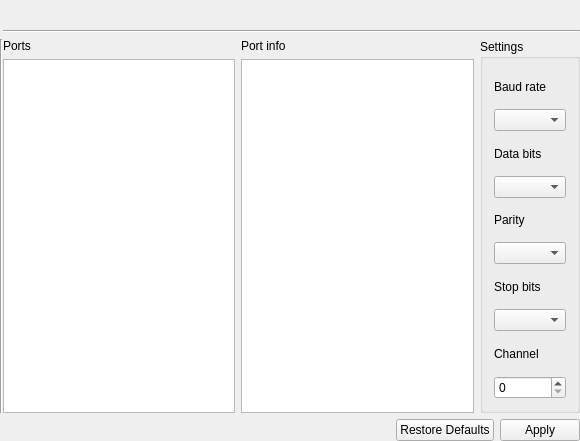
<?xml version="1.0" encoding="UTF-8"?>
<ui version="4.0">
 <class>SnifferSettings</class>
 <widget class="QWidget" name="SnifferSettings">
  <property name="geometry">
   <rect>
    <x>0</x>
    <y>0</y>
    <width>580</width>
    <height>441</height>
   </rect>
  </property>
  <property name="windowTitle">
   <string>SnifferSettings</string>
  </property>
  <layout class="QGridLayout" name="gridLayout_3">
   <property name="leftMargin">
    <number>0</number>
   </property>
   <property name="topMargin">
    <number>6</number>
   </property>
   <property name="rightMargin">
    <number>0</number>
   </property>
   <property name="bottomMargin">
    <number>0</number>
   </property>
   <property name="horizontalSpacing">
    <number>0</number>
   </property>
   <item row="2" column="1">
    <layout class="QGridLayout" name="gridLayout">
     <item row="0" column="0">
      <layout class="QVBoxLayout" name="verticalLayout_3">
       <item>
        <widget class="QLabel" name="label_5">
         <property name="text">
          <string>Ports</string>
         </property>
        </widget>
       </item>
       <item>
        <widget class="QListWidget" name="PortlistWidget"/>
       </item>
      </layout>
     </item>
     <item row="0" column="1">
      <layout class="QVBoxLayout" name="verticalLayout_4">
       <item>
        <widget class="QLabel" name="label_6">
         <property name="text">
          <string>Port info</string>
         </property>
        </widget>
       </item>
       <item>
        <widget class="QTextEdit" name="portInfoEdit"/>
       </item>
      </layout>
     </item>
     <item row="0" column="2">
      <layout class="QVBoxLayout" name="verticalLayout_2">
       <item>
        <widget class="QGroupBox" name="groupBox">
         <property name="title">
          <string>Settings</string>
         </property>
         <layout class="QVBoxLayout" name="verticalLayout">
          <item>
           <widget class="QLabel" name="label">
            <property name="text">
             <string>Baud rate</string>
            </property>
           </widget>
          </item>
          <item>
           <widget class="QComboBox" name="BaudRateBox"/>
          </item>
          <item>
           <widget class="QLabel" name="label_2">
            <property name="text">
             <string>Data bits</string>
            </property>
           </widget>
          </item>
          <item>
           <widget class="QComboBox" name="dataBitsBox"/>
          </item>
          <item>
           <widget class="QLabel" name="label_3">
            <property name="text">
             <string>Parity</string>
            </property>
           </widget>
          </item>
          <item>
           <widget class="QComboBox" name="parityBox"/>
          </item>
          <item>
           <widget class="QLabel" name="label_4">
            <property name="text">
             <string>Stop bits</string>
            </property>
           </widget>
          </item>
          <item>
           <widget class="QComboBox" name="stopBitsBox"/>
          </item>
          <item>
           <widget class="QLabel" name="label_7">
            <property name="text">
             <string>Channel</string>
            </property>
           </widget>
          </item>
          <item>
           <widget class="QSpinBox" name="spinBox"/>
          </item>
         </layout>
        </widget>
       </item>
      </layout>
     </item>
    </layout>
   </item>
   <item row="0" column="1">
    <widget class="QLabel" name="settingsName">
     <property name="font">
      <font>
       <pointsize>12</pointsize>
       <weight>75</weight>
       <bold>true</bold>
      </font>
     </property>
     <property name="text">
      <string/>
     </property>
    </widget>
   </item>
   <item row="2" column="0">
    <widget class="Line" name="line">
     <property name="orientation">
      <enum>Qt::Vertical</enum>
     </property>
    </widget>
   </item>
   <item row="1" column="1">
    <widget class="Line" name="line_2">
     <property name="orientation">
      <enum>Qt::Horizontal</enum>
     </property>
    </widget>
   </item>
   <item row="3" column="1">
    <layout class="QGridLayout" name="gridLayout_4">
     <item row="0" column="1">
      <widget class="QDialogButtonBox" name="buttonBox">
       <property name="sizePolicy">
        <sizepolicy hsizetype="Fixed" vsizetype="Fixed">
         <horstretch>0</horstretch>
         <verstretch>0</verstretch>
        </sizepolicy>
       </property>
       <property name="standardButtons">
        <set>QDialogButtonBox::Apply|QDialogButtonBox::RestoreDefaults</set>
       </property>
      </widget>
     </item>
     <item row="0" column="0">
      <spacer name="horizontalSpacer">
       <property name="orientation">
        <enum>Qt::Horizontal</enum>
       </property>
       <property name="sizeHint" stdset="0">
        <size>
         <width>40</width>
         <height>20</height>
        </size>
       </property>
      </spacer>
     </item>
    </layout>
   </item>
  </layout>
 </widget>
 <layoutdefault spacing="6" margin="11"/>
 <resources/>
 <connections/>
</ui>
